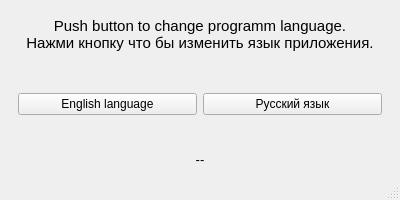
<?xml version="1.0" encoding="UTF-8"?>
<ui version="4.0">
 <class>MainWindow</class>
 <widget class="QMainWindow" name="MainWindow">
  <property name="geometry">
   <rect>
    <x>0</x>
    <y>0</y>
    <width>400</width>
    <height>200</height>
   </rect>
  </property>
  <property name="minimumSize">
   <size>
    <width>400</width>
    <height>200</height>
   </size>
  </property>
  <property name="maximumSize">
   <size>
    <width>400</width>
    <height>200</height>
   </size>
  </property>
  <property name="windowTitle">
   <string>Lang Changer</string>
  </property>
  <widget class="QWidget" name="centralwidget">
   <layout class="QVBoxLayout" name="verticalLayout">
    <item>
     <widget class="QLabel" name="label">
      <property name="minimumSize">
       <size>
        <width>0</width>
        <height>50</height>
       </size>
      </property>
      <property name="maximumSize">
       <size>
        <width>16777215</width>
        <height>50</height>
       </size>
      </property>
      <property name="font">
       <font>
        <pointsize>11</pointsize>
       </font>
      </property>
      <property name="text">
       <string>Push button to change programm language.
Нажми кнопку что бы изменить язык приложения.</string>
      </property>
      <property name="alignment">
       <set>Qt::AlignCenter</set>
      </property>
     </widget>
    </item>
    <item>
     <widget class="QWidget" name="widget" native="true">
      <layout class="QHBoxLayout" name="horizontalLayout">
       <item>
        <widget class="QPushButton" name="btn_eng">
         <property name="text">
          <string>English language</string>
         </property>
        </widget>
       </item>
       <item>
        <widget class="QPushButton" name="btn_rus">
         <property name="text">
          <string>Русский язык</string>
         </property>
        </widget>
       </item>
      </layout>
     </widget>
    </item>
    <item>
     <widget class="QLabel" name="result_label">
      <property name="maximumSize">
       <size>
        <width>16777215</width>
        <height>20</height>
       </size>
      </property>
      <property name="font">
       <font>
        <pointsize>10</pointsize>
       </font>
      </property>
      <property name="text">
       <string>--</string>
      </property>
      <property name="alignment">
       <set>Qt::AlignCenter</set>
      </property>
     </widget>
    </item>
   </layout>
  </widget>
  <widget class="QMenuBar" name="menubar">
   <property name="geometry">
    <rect>
     <x>0</x>
     <y>0</y>
     <width>400</width>
     <height>21</height>
    </rect>
   </property>
  </widget>
  <widget class="QStatusBar" name="statusbar"/>
 </widget>
 <resources/>
 <connections/>
</ui>
